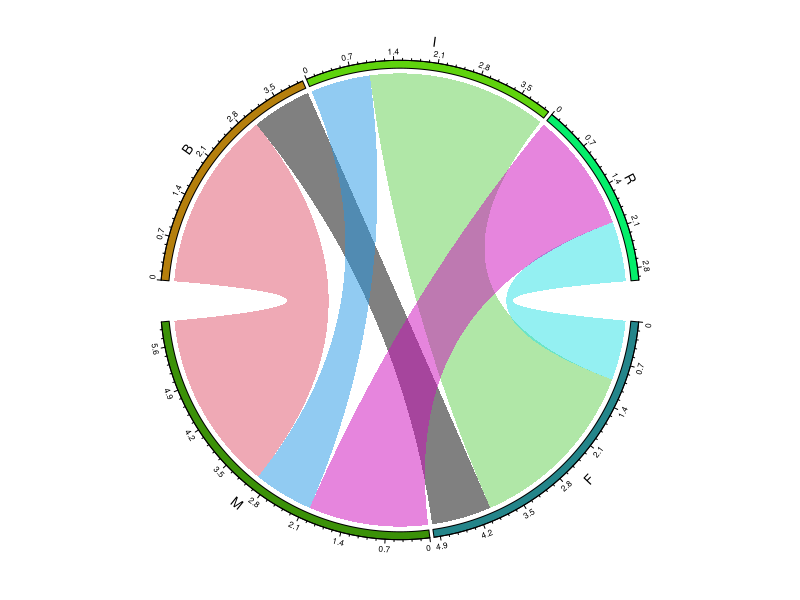
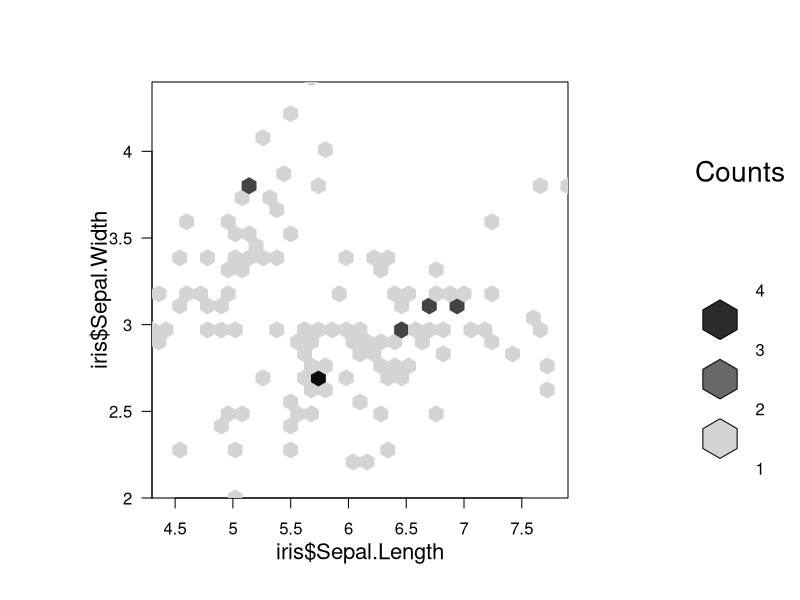
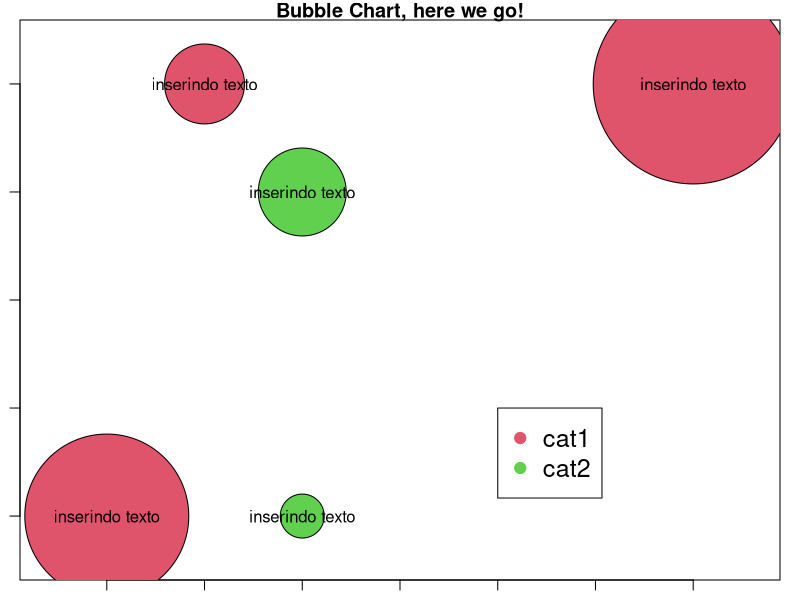
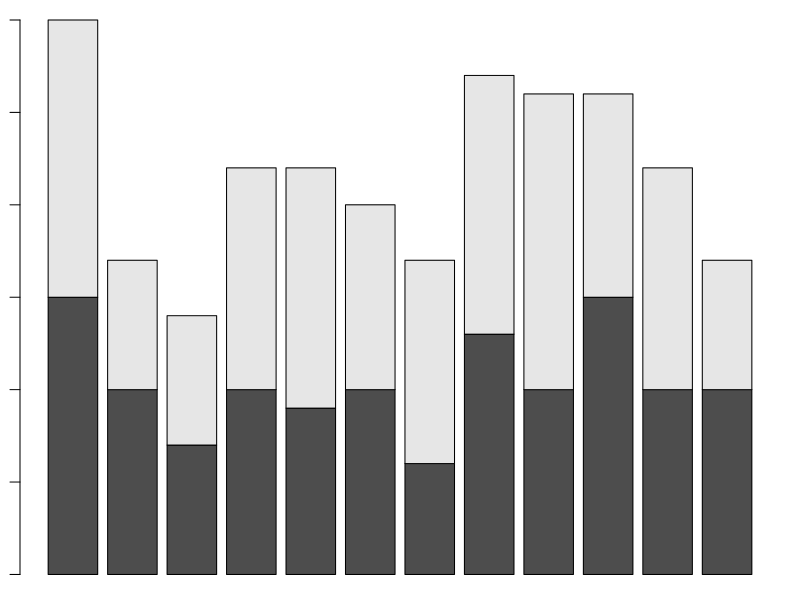
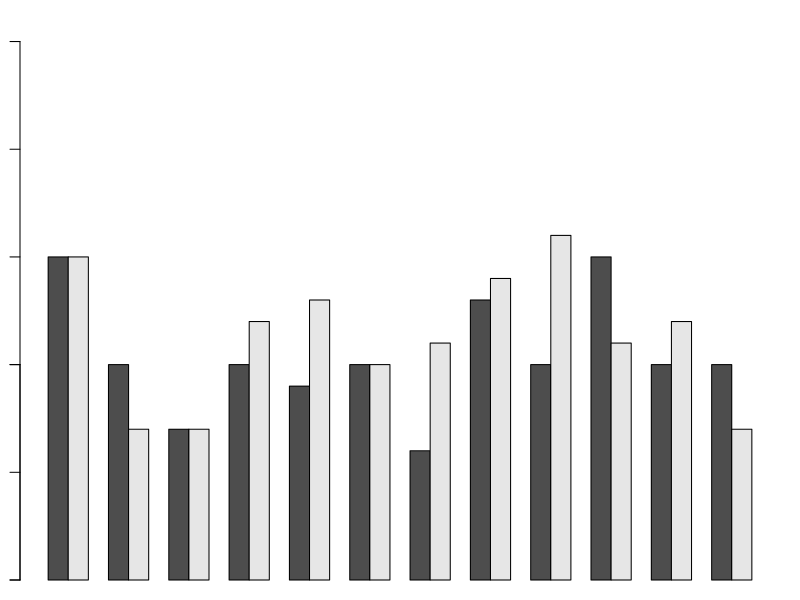
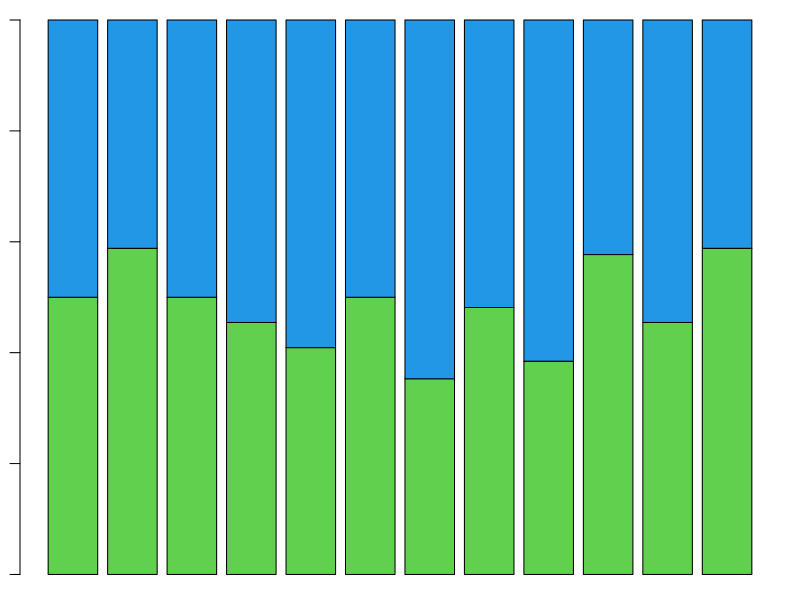

Generate these figures, in order, with R:
## Aula 6 - CE303
# Fazendo um gráfico de cordas
install.packages("circlize")
install.packages("vcd")

library("circlize")
library("vcd")

dados <- data.frame( "v1"= c(rep('F',4),rep('M',5),'F','M'),
            "v2" = c('I',"I","B","I","B","R","B","R","B","R","I"))
df <- data.frame(table(dados))
set.seed(10)
chordDiagram(df, col = seq(1,10),grid.border = 'black', diffHeight = convert_height(1, "cm"))


## Gráfico HEXBIN

install.packages("hexbin")
library("hexbin")

#Utilizando o pacote iris 
data(iris)
hh <- hexbin(iris$Sepal.Length,iris$Sepal.Width)
plot(hh)


# Gráfico de bolhas 

x <- c(10,20,15,20,40)
y <- c(1,4,5,1,5)
z <- c(41,22,20,11,50)
R <- c(2,3)

symbols(x=x, y =y, circles = z, inches = 1, bg = R)

text(x,y,c(rep("inserindo texto",5)), col= 'black')
legend(30,2, c('cat1','cat2'),pch = 19, cex =1.5, col= c(2,3))
title("Bubble Chart, here we go!")

# GRáfico de barras empilhadas

ano <- c(rep(2022,12), rep(2023,12))
mes <- seq(1,12)
ven <- rpois(24,10)

barra <- rbind(ven[1:12],ven[13:24])
barra
barplot(barra)

#Colocando as barras separadas
# Seus dados

# Criando o gráfico
barplot(barra, beside = TRUE, names.arg = seq(1, 12), ylim = c(0, max(barra) + 10)) + axis(2, at = seq(0, max(barra), by = 10))

# Adicionando e numerando o eixo y



# Gráfico empilhado 100%

v <- rbind(ven[1:12],ven[13:24])

#Aplicar, por coluna a função soma.

soma <- apply(v,2,sum)
soma
# pegamos cada um dos elementos e dividimos pela soma da coluna, dessa forma temos a porcentagem

p <- v%*%diag(1/soma)
p
barplot(p, beside = F, col = c(3,4))
